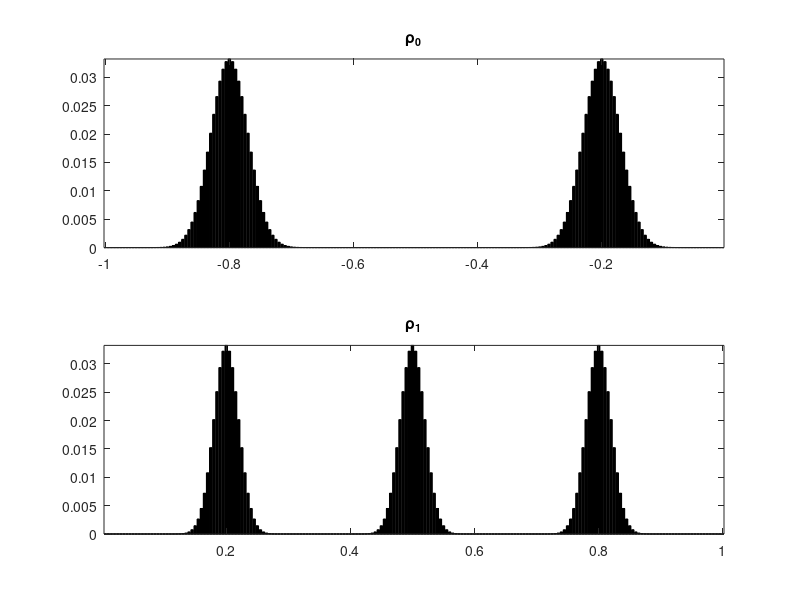

MATLAB code for this plot: (Note: this script raises an error after producing the figure.)
%% Flexiable time MixtureGaussian
%% Multi-Marginal Optimal mass transport problem
% This script numerically solves an OMT problem as follows:
% 1. Transportation cost: C_{ijk} = \frac{x_{i}^2}{t_{k}} + \frac{y_{i}^2}{T - t_{k}}
% 2. Transportation map: Pi_{ijk} with its three marginials: p_i, q_i, r_k
%    such that \sum_{jk} = p_{i}, \sum_{ik} = q_{j}, \sum_{ij} = r_k.
%    p_i and q_j are two probability vector   
% 3. The mariginal along the t cooridinates has an upper-bound cap*T/n holds all the time.
% 4. p is transported to q in the time interval [0,T]

% The optimizer is the vector r_k which minimize the transportation cost:
% min_{ijk} C_{ijk}.*\Pi_{ijk}

% The code works in MATLAB 2019 a,b
% CVX with MOSEK solver is used:
% Installation of CVX: http://cvxr.com/cvx/

%% This Script is for Dirac transportation and plot, check note for the desired figure we want to see 
clear all
clc
%% Define the two probability distributions p_{i} and q_{j} and cooridinates X(p), Y(q)
% Consider p_{i} and q_{j} are two discretes distributions 
% p_{i}: i = 1, 2,..., n1
% q_{j}: j = 1, 2,..., n2
 
%% Normalized Diracs distributions p,q in histogram

n1 = 200;  % (not exceed 1000)
n2 = 200;  % (not exceed 1000)

x = (0:n1-1)'/n1-1; % x \in [-1,0]
y = (1:n2)'/n2;     % y \in [ 0,1]

% Useful functions 
normalize = @(a)a/sum(a(:));                           % Normalization function 
Gaussian = @(x,t0,sigma)exp( -(x-t0).^2/(2*sigma^2) ); % Gaussian distribution generator

sigma1 = .02; sigma2 = .03; sigma3 = .04; sigma4 = .05;
% Marginal p
% p = Gaussian(x,-.9,sigma1);
p = Gaussian(x, -.2,sigma2) + Gaussian(x, -.8,sigma2);
% Marginal q
q = Gaussian(y, .2,sigma1)+Gaussian(y, .5,sigma1)+Gaussian(y, .8,sigma1) ;
% q = Gaussian(y, .2,sigma2) + Gaussian(y, .8,sigma3);


p = normalize(p);
q = normalize(q);

% Plot the two distributions p and q
figure(1)
subplot(2,1,1);
bar(x, p, 'k'); axis tight;
title('\rho_{0}')
subplot(2,1,2);
bar(y, q, 'k'); axis tight;
title('\rho_{1}')

%% Define the time t_{i} \in [0, T] (tk):
% Discretization of the time mariginal by nt (not exceed 500)
nt = 200;

% Define the time interval [0,T], notice that T is not neccesary to be 1.
T = 1;
t = T*(0+0.01:nt-0.01)'/nt;

%% Define the cost function C(x,y,t):
% C(x,y,t) = C_{ijk} = (x_i)^2./t_k + (y_i)^2/(T - t_k)
% Compute the 3-dimensional Cost matrix
[X,Y,tk] = meshgrid(x,y,t);
C = X.^2./tk + Y.^2./(T-tk);

% The order of the x-y axis need to be changed by the permute function,
Cost = permute(C,[2,1,3]);

%% CVX solver 
% The optimization problem:
% Variables: 
% The multi marginial coupling \Pi, the 'toll' constraint on time r_{k}
% Objective fucntion: \sum_{i}\sum_{j}\sum_{k} Cost(i,j,k).*\Pi 
% Constraints: 
% 1) marginal p_i, q_j, r_k
% 2) lower bound of \Pi_{i,j,k}: \Pi_{i,j,k} \geq 0
% 3) lower and upper bound of r_{k}: 0 \geq r_{k} \leq (capacity.*T./nt)

% The CVX solver: MOSEK needs to be installed. 
% The sum function in the CVX package do not support high dimension summation
% The capacity constraint should be larger than 1: cap*T/nt>1

% Define the capacity 
cap = 2;
capacity = cap*T/nt;

bnd = 1.4;
massbound = bnd/n2;
%%
cvx_begin
cvx_solver mosek
cvx_precision best
    variable Pi(n1,n2,nt)
    variable rk(nt)
    variable qj(n2)
    minimize(sum(sum(sum(Cost.*Pi))))
    subject to  
    % Define multi-marginal coupling counstraints:
    % 1.Marginal constraints on x coordinate
      squeeze(sum(sum(permute(Pi,[2,3,1])))) == p;
    % 2.Marginal constraints on y coordinate   
      squeeze(sum(sum(permute(Pi,[3,1,2])))) == qj;
    % 3.Marinigal on t-coordinate
      squeeze(sum(sum(Pi))) == rk;  
    % 4.Element-wise lower bound for \Pi
      Pi >= 0;
    % 5.Capacity/Toll constraint
      0 <= rk <= capacity;    % r_{k} with upperbound,
      % 0 <= rk               % r_{k} without upperbound.  
    % 6. Upper bounds on the elements of q
      sum(qj) == 1;
      0 <= qj <= massbound;
      % qj = q
cvx_end


%% Check 3 marginal constraints:
fprintf('Constraints deviation (should be 0):'); 
sum(squeeze(sum(sum(permute(Pi,[2,3,1])))) - p)
sum(squeeze(sum(sum(permute(Pi,[3,1,2])))) - qj)
sum(squeeze(sum(sum(Pi)))- rk)

%% Show that t marginal is a prbability measure
fprintf('Time marginal measure check:'); 
sum(rk)


%% Plots of rk, evolutionary probability distributions at moment t
figure(2)
flux = plot(t,rk);
flux.LineWidth = 2;
flux.Color ='#0072BD';
title('Marginal of Time between [0,T]')

figure(3)
bar(t,rk, 'k'); axis tight;
title('Marginal of Time between [0,T]')

%% 3D plot with 3 marginals
% Things need to be plotted here:
% 1. p  with x-axis, 2. q with y-axis, 3. rk with t-axis, 4. capacity 
% Original coordinates:
% x = (0:n1-1)'/n1-1;         % x \in [-1,0]
% y = (1:n2)'/n2;             % y \in [0,1]
% t = T*(0+0.01:nt-0.01)'/nt; % t \in [0,1]

% Generate new coordinates for 3D plot
xx1 = x;
xx2 = zeros(size(xx1));
xx = [xx1,xx2,p];
yy1 = y;
yy2 = ones(size(yy1));
yy = [yy1,yy2,qj];
tt1 = t;
tt2 = zeros(size(tt1));
tollheight = capacity*ones(size(tt1));


%% figure: Line plot3
figure(4)
p1 = plot3(xx1,xx2,p,'LineWidth',3);
hold on
p2 = plot3(yy1,yy2,qj,'LineWidth',3);
scaler = 20;
% tplot = plot(rk*scaler,tt1,'LineWidth',2,'Color','k','LineStyle',':');
tplot = plot3(tt2,tt1,rk,'LineWidth',2,'Color','k');
toll = plot3(tt2,tt1,tollheight,'LineWidth',4,'Color','r','LineStyle',':');
hold off
grid on
xlabel('X/Y')
ylabel('Time')
zlabel('Probability Density')
title('3-D Line Plot')


%% Coupling of p and q illustration
pqCoupling = sum(Pi,3);
ptCoupling = squeeze(sum(Pi,2));
qtCoupling = squeeze(sum(Pi,1));

figure(5)
plot(t,rk)
%% Display the optimal assignement

figure(6)
p1 = plot3(xx1,xx2,p,'LineWidth',1.5,'Color','k');

hold on
p2 = plot3(yy1,yy2,qj,'LineWidth',1.5,'Color','k');
tplot = plot3(tt2,tt1,rk,'LineWidth',1.5,'Color','k');
toll = plot3(tt2,tt1,tollheight,'LineWidth',1.5,'Color','r','LineStyle',':');
% bar3(tt2,tt1,tollheight);

%%
% Plot the grey 'area' by Line
% pt Coupling (correct):
[Ipt,Jpt,~] = find(ptCoupling);
for ipt=1:length(Ipt)
    pt_assignement = plot([xx(Ipt(ipt),1),tt2(Jpt(ipt))],[xx(Ipt(ipt),2),tt1(Jpt(ipt))],'LineWidth',3,'Color',[0.8 0.8 0.8]);
end

% qt Coupling (order fixed):
[Iqt,Jqt,~] = find(qtCoupling);
for iqt=1:length(Iqt)
    qt_assignement = plot([yy(Iqt(iqt),1),tt2(Jqt(iqt))],[yy(Iqt(iqt),2),tt1(Jqt(iqt))],'LineWidth',3,'Color',[0.8 0.8 0.8]);
end

% Plot the Dash line within the grey area to show point-wise assigments
for iptdash=1:10:length(Ipt)
    pt_assignement_dash = plot([xx(Ipt(iptdash),1),tt2(Jpt(iptdash))],[xx(Ipt(iptdash),2),tt1(Jpt(iptdash))],'LineWidth',0.5,'LineStyle','--','Color','k');
end

for iqtdash=1:10:length(Iqt)
    qt_assignement_dash = plot([yy(Iqt(iqtdash),1),tt2(Jqt(iqtdash))],[yy(Iqt(iqtdash),2),tt1(Jqt(iqtdash))],'LineWidth',0.5,'LineStyle','--','Color','k');
end



hold off
xlabel('Space','FontSize',14)
ylabel('Time','FontSize',14)
zlabel('Probability Density','FontSize',14)